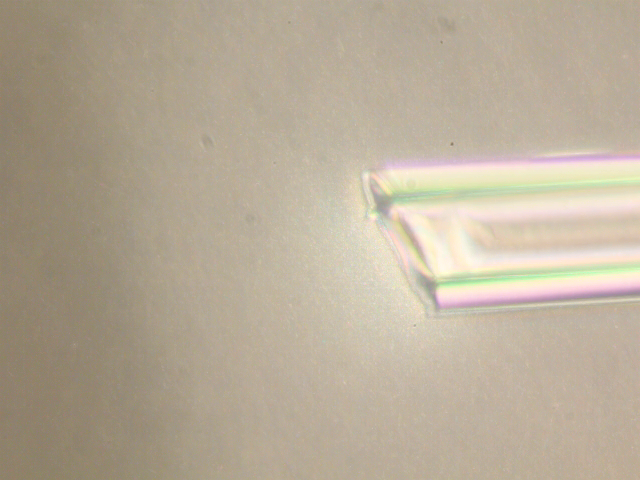
#> input picture 4732.png, 640 x 480 px
$ python trackandcount-semut.py 4672.png 4732.png 5 5 4732.png 4732.png
#> lines starting #> are read from the running program, lines starting #| are printed output that depends on the picture
# python -u trackandcount.py input.mp4 bg.png 0 24000000000000 log.csv cue.mp4 output.mp4 heatmap.mp4 arrow.png [startx starty]...

import numpy as np
import math
import cv2 as cv
import sys
import csv
import random

window_name = "uget2 mari berkipet"
cv.namedWindow(window_name)

# pheromone trail and evaporation coefficients, insprired by ant-colony algo
TRACK_HOP = 12; # how much an uget2 can move within a frame
# trail
COEF_PATH_FADE = 1
# heatmap
COEF_EVAPORATE = 1
COEF_TRAIL = 8
COEF_SMEAR = 6
DIST_SMEAR = 1
# buat LOKA: any way to set these values more gracefully?

framenum = 0

cap = cv.VideoCapture(sys.argv[1])
width = int(cap.get(cv.CAP_PROP_FRAME_WIDTH));
height = int(cap.get(cv.CAP_PROP_FRAME_HEIGHT));
fps = cap.get(cv.CAP_PROP_FPS);
frame_length = int(cap.get(cv.CAP_PROP_FRAME_COUNT))
print("input video is: {}x{} @{} {}".format(width, height, fps, frame_length))

ref_col = cv.imread(sys.argv[2])
#> ref_col is the input picture: shape (480, 640, 3); mean B, G, R 152.3, 172.1, 184.1
ref_gray = cv.cvtColor(ref_col, cv.COLOR_BGR2GRAY)
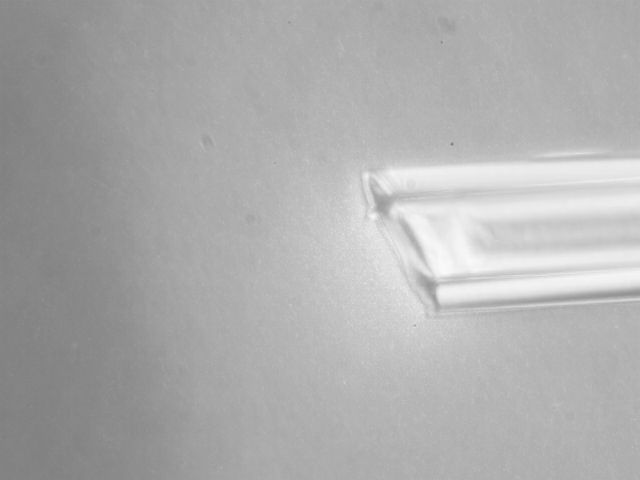
#> ref_gray: shape (480, 640); min 125, max 251, mean 173.5

startframe = int(sys.argv[3])
cap.set(cv.CAP_PROP_POS_FRAMES, float(startframe))
framenum = startframe;
lastframe = int(sys.argv[4])

csvlog = open(sys.argv[5], 'w', newline='')
writer = csv.writer(csvlog)
# buat RINO: need to define the columns
header = ['framenum', 'count', 'motility']
writer.writerow(header);

vid_cue = cv.VideoWriter(sys.argv[6], cv.VideoWriter_fourcc(*'mp4v'), fps, (640, 480))
#> (the run stopped early here; a loop or call above may not have finished)
